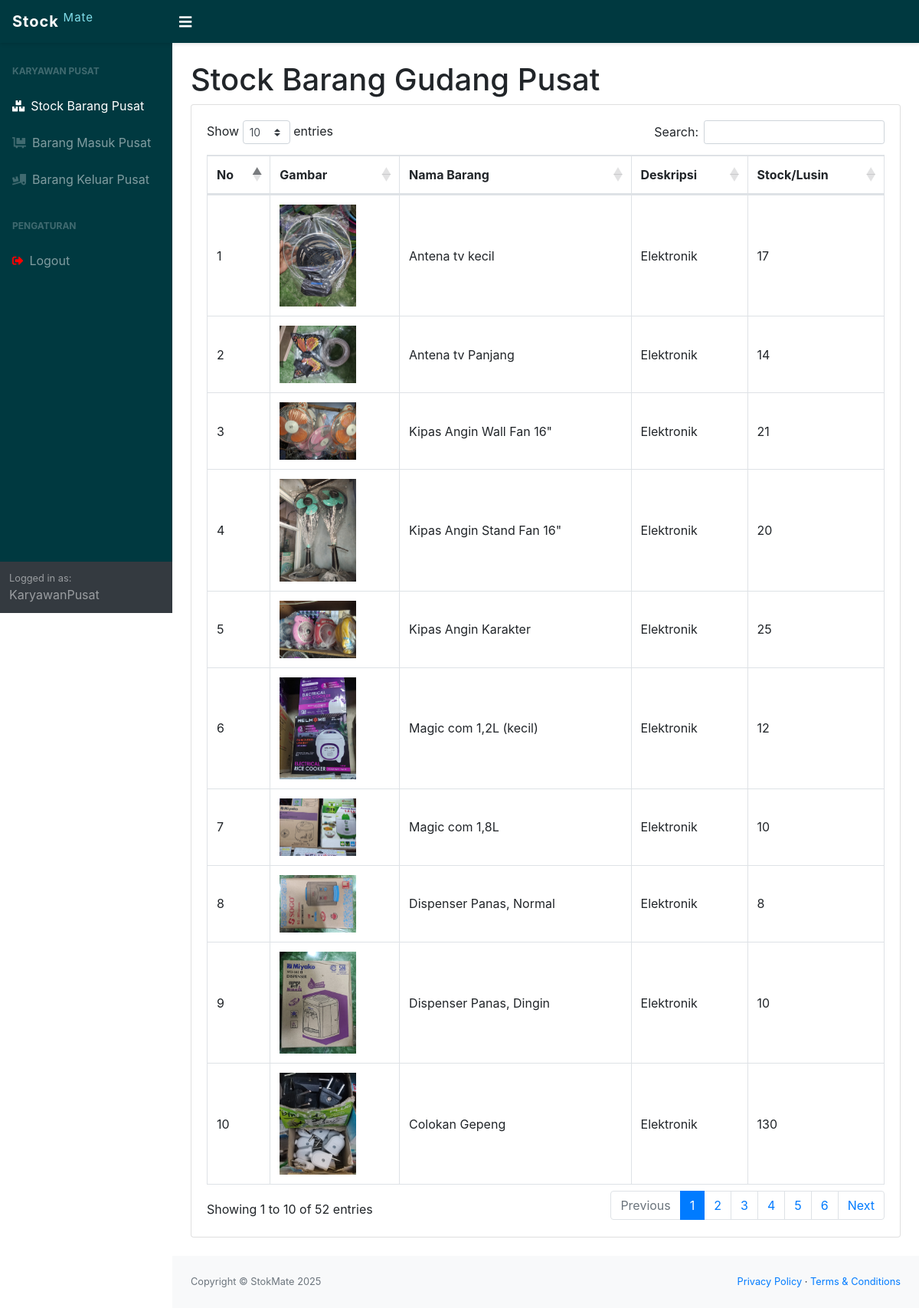
Screenshot of /karyawanPusat/index.php (signed in) with the database file from the repository.
### tables this page shows
CREATE TABLE `pusatstock` (
  `idbarang` int(11) NOT NULL,
  `namabarang` varchar(50) NOT NULL,
  `deskripsi` varchar(50) NOT NULL,
  `stock` int(11) NOT NULL DEFAULT 0,
  `image` varchar(99) DEFAULT NULL
);

### karyawanPusat/index.php (the view, shortened to what this page needs)
<?php
require "../function.php";
$store_name = "Gudang Pusat";
$store_prefix = "pusat";
?>
<!DOCTYPE html>
<html lang="en">
    <head>
        <link href="../css/styles.css" rel="stylesheet" />
        <link href="https://cdn.datatables.net/1.10.20/css/dataTables.bootstrap4.min.css" rel="stylesheet" />
    </head>
    <body class="sb-nav-fixed" >
        <nav class="sb-topnav navbar navbar-expand navbar-dark" style="background-color: #003940; box-shadow: 0 2px 4px rgba(0,0,0,0.1);">
            <a class="navbar-brand" href="index.php" style="font-weight: bold; letter-spacing: 1px;">
                Stock <sup style="color: #80DEEA; font-weight: normal;">Mate</sup>
            </a>
            <button class="btn btn-link btn-sm order-1 order-lg-0" id="sidebarToggle" href="#" style="color: #ffffff; transition: transform 0.3s ease;">
                <i class="fas fa-bars fa-lg"></i>
            </button>
        </nav>
        <div id="layoutSidenav">
            <?php require '_sidebar_karyawan.php';  ?>
            <div id="layoutSidenav_content">
                <main>
                    <div class="container-fluid px-4" >
                        <h1 class="mt-4">Stock Barang <?= $store_name; ?></h1>
                        <div class="card mb-4">
                            <div class="card-body">
                                <div class="table-responsive">
                                    <table class="table table-bordered table-hover" id="dataTable" width="100%" cellspacing="0">
                                        <thead>
                                            <tr>
                                                <th>No</th>
                                                <th>Gambar</th>
                                                <th>Nama Barang</th>
                                                <th>Deskripsi</th>
                                                <th>Stock/Lusin</th>
                                                </tr>
                                        </thead>
                                        <tbody>
                                          <?php
                                          $ambilsemuadatastock = mysqli_query($conn, "select * from " . $store_prefix . "stock");
                                          $i = 1;
                                          while($data=mysqli_fetch_array($ambilsemuadatastock)){
                                              $namabarang = htmlspecialchars($data['namabarang']);
                                              $deskripsi = htmlspecialchars($data['deskripsi']);
                                              $stock = htmlspecialchars($data['stock']);
                                              $gambar = $data['image'];
                                              if($gambar==null || !file_exists("../images/".$gambar)){
                                                  $img = 'No Photo';
                                              } else {
                                                  $img = '<img src="../images/'.htmlspecialchars($gambar).'" class="zoomable" alt="'.$namabarang.'">';
                                              }
                                          ?>
                                          <tr>
                                              <td><?=$i++;?></td>
                                              <td><?=$img;?></td>
                                              <td><?=$namabarang;?></td>
                                              <td><?=$deskripsi;?></td>
                                              <td><?=$stock;?></td>
                                              </tr>
                                          <?php }; ?>
                                        </tbody>
                                    </table>
                                </div>
                            </div>
                        </div>
                    </div>
                </main>
                <footer class="py-4 bg-light mt-auto">
                    <div class="container-fluid">
                        <div class="d-flex align-items-center justify-content-between small">
                            <div class="text-muted">Copyright &copy; StokMate 2025</div>
                            <div>
                                <a href="#">Privacy Policy</a>
                                &middot;
                                <a href="#">Terms &amp; Conditions</a>
                            </div>
                        </div>
                    </div>
                </footer>
            </div>
        </div>
    </body>
</html>

### karyawanPusat/index.php (style rules this page uses)
.zoomable { width: 100px; }
.table-responsive { overflow-x: visible; }
td { vertical-align: middle !important; }

### rows the page displays
pusatstock: image (picture), namabarang "Antena tv kecil", deskripsi "Elektronik", stock "17"
pusatstock: image (picture), namabarang "Antena tv Panjang", deskripsi "Elektronik", stock "14"
pusatstock: image (picture), namabarang "Kipas Angin Wall Fan 16\"", deskripsi "Elektronik", stock "21"
pusatstock: image (picture), namabarang "Kipas Angin Stand Fan 16\"", deskripsi "Elektronik", stock "20"
pusatstock: image (picture), namabarang "Kipas Angin Karakter", deskripsi "Elektronik", stock "25"
pusatstock: image (picture), namabarang "Magic com 1,2L (kecil)", deskripsi "Elektronik", stock "12"
pusatstock: image (picture), namabarang "Magic com 1,8L", deskripsi "Elektronik", stock "10"
pusatstock: image (picture), namabarang "Dispenser Panas, Normal", deskripsi "Elektronik", stock "8"
pusatstock: image (picture), namabarang "Dispenser Panas, Dingin", deskripsi "Elektronik", stock "10"
pusatstock: image (picture), namabarang "Colokan Gepeng", deskripsi "Elektronik", stock "130"

### other values shown
$_SESSION['roles'] "KaryawanPusat"
$store_name "Gudang Pusat"
